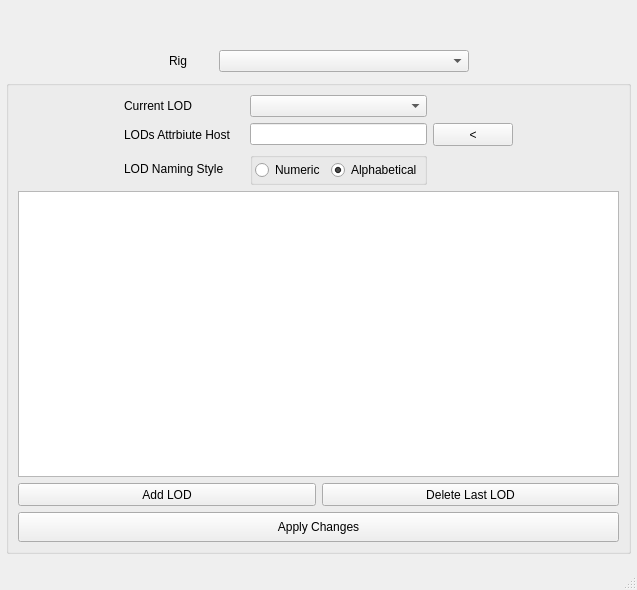
<?xml version="1.0" encoding="UTF-8"?>
<ui version="4.0">
 <class>MainWindow</class>
 <widget class="QMainWindow" name="MainWindow">
  <property name="geometry">
   <rect>
    <x>0</x>
    <y>0</y>
    <width>637</width>
    <height>590</height>
   </rect>
  </property>
  <property name="windowTitle">
   <string>Mansur-Rig: LODs-Tool</string>
  </property>
  <widget class="QWidget" name="centralwidget">
   <layout class="QVBoxLayout" name="verticalLayout">
    <property name="spacing">
     <number>0</number>
    </property>
    <property name="leftMargin">
     <number>0</number>
    </property>
    <property name="topMargin">
     <number>0</number>
    </property>
    <property name="rightMargin">
     <number>0</number>
    </property>
    <property name="bottomMargin">
     <number>0</number>
    </property>
    <item>
     <widget class="QWidget" name="header" native="true">
      <layout class="QHBoxLayout" name="horizontalLayout_4">
       <property name="leftMargin">
        <number>0</number>
       </property>
       <property name="topMargin">
        <number>0</number>
       </property>
       <property name="rightMargin">
        <number>0</number>
       </property>
       <property name="bottomMargin">
        <number>0</number>
       </property>
       <item>
        <layout class="QHBoxLayout" name="headerLayout"/>
       </item>
      </layout>
     </widget>
    </item>
    <item>
     <layout class="QVBoxLayout" name="verticalLayout_3">
      <property name="leftMargin">
       <number>6</number>
      </property>
      <property name="topMargin">
       <number>6</number>
      </property>
      <property name="rightMargin">
       <number>6</number>
      </property>
      <property name="bottomMargin">
       <number>6</number>
      </property>
      <item>
       <spacer name="verticalSpacer_5">
        <property name="orientation">
         <enum>Qt::Vertical</enum>
        </property>
        <property name="sizeType">
         <enum>QSizePolicy::Fixed</enum>
        </property>
        <property name="sizeHint" stdset="0">
         <size>
          <width>20</width>
          <height>8</height>
         </size>
        </property>
       </spacer>
      </item>
      <item>
       <layout class="QHBoxLayout" name="horizontalLayout_7">
        <item>
         <spacer name="horizontalSpacer_8">
          <property name="orientation">
           <enum>Qt::Horizontal</enum>
          </property>
          <property name="sizeHint" stdset="0">
           <size>
            <width>40</width>
            <height>20</height>
           </size>
          </property>
         </spacer>
        </item>
        <item>
         <widget class="QLabel" name="iconLbl">
          <property name="text">
           <string/>
          </property>
          <property name="alignment">
           <set>Qt::AlignRight|Qt::AlignTrailing|Qt::AlignVCenter</set>
          </property>
         </widget>
        </item>
        <item>
         <spacer name="horizontalSpacer_9">
          <property name="orientation">
           <enum>Qt::Horizontal</enum>
          </property>
          <property name="sizeHint" stdset="0">
           <size>
            <width>40</width>
            <height>20</height>
           </size>
          </property>
         </spacer>
        </item>
       </layout>
      </item>
      <item>
       <spacer name="verticalSpacer_6">
        <property name="orientation">
         <enum>Qt::Vertical</enum>
        </property>
        <property name="sizeType">
         <enum>QSizePolicy::Fixed</enum>
        </property>
        <property name="sizeHint" stdset="0">
         <size>
          <width>20</width>
          <height>16</height>
         </size>
        </property>
       </spacer>
      </item>
      <item>
       <layout class="QHBoxLayout" name="horizontalLayout">
        <item>
         <spacer name="horizontalSpacer_14">
          <property name="orientation">
           <enum>Qt::Horizontal</enum>
          </property>
          <property name="sizeHint" stdset="0">
           <size>
            <width>40</width>
            <height>20</height>
           </size>
          </property>
         </spacer>
        </item>
        <item>
         <widget class="QLabel" name="label_4">
          <property name="minimumSize">
           <size>
            <width>50</width>
            <height>0</height>
           </size>
          </property>
          <property name="maximumSize">
           <size>
            <width>50</width>
            <height>16777215</height>
           </size>
          </property>
          <property name="text">
           <string>Rig</string>
          </property>
         </widget>
        </item>
        <item>
         <widget class="QComboBox" name="rigName_cb">
          <property name="minimumSize">
           <size>
            <width>250</width>
            <height>0</height>
           </size>
          </property>
         </widget>
        </item>
        <item>
         <spacer name="horizontalSpacer_15">
          <property name="orientation">
           <enum>Qt::Horizontal</enum>
          </property>
          <property name="sizeHint" stdset="0">
           <size>
            <width>40</width>
            <height>20</height>
           </size>
          </property>
         </spacer>
        </item>
       </layout>
      </item>
      <item>
       <spacer name="verticalSpacer_12">
        <property name="orientation">
         <enum>Qt::Vertical</enum>
        </property>
        <property name="sizeType">
         <enum>QSizePolicy::Fixed</enum>
        </property>
        <property name="sizeHint" stdset="0">
         <size>
          <width>20</width>
          <height>8</height>
         </size>
        </property>
       </spacer>
      </item>
      <item>
       <widget class="QGroupBox" name="groupBox_2">
        <property name="title">
         <string/>
        </property>
        <layout class="QGridLayout" name="gridLayout">
         <item row="0" column="0" colspan="2">
          <layout class="QGridLayout" name="gridLayout_2">
           <item row="1" column="2">
            <widget class="QLineEdit" name="attrHost_le"/>
           </item>
           <item row="1" column="1">
            <widget class="QLabel" name="label_5">
             <property name="minimumSize">
              <size>
               <width>120</width>
               <height>0</height>
              </size>
             </property>
             <property name="maximumSize">
              <size>
               <width>90</width>
               <height>16777215</height>
              </size>
             </property>
             <property name="toolTip">
              <string>If a host isn't selected, the world control will become the host</string>
             </property>
             <property name="text">
              <string>LODs Attrbiute Host</string>
             </property>
            </widget>
           </item>
           <item row="3" column="1">
            <widget class="QLabel" name="label_7">
             <property name="minimumSize">
              <size>
               <width>120</width>
               <height>0</height>
              </size>
             </property>
             <property name="maximumSize">
              <size>
               <width>90</width>
               <height>16777215</height>
              </size>
             </property>
             <property name="toolTip">
              <string>If a host isn't selected, the world control will become the host</string>
             </property>
             <property name="text">
              <string>LOD Naming Style</string>
             </property>
            </widget>
           </item>
           <item row="1" column="4">
            <spacer name="horizontalSpacer_18">
             <property name="orientation">
              <enum>Qt::Horizontal</enum>
             </property>
             <property name="sizeHint" stdset="0">
              <size>
               <width>40</width>
               <height>20</height>
              </size>
             </property>
            </spacer>
           </item>
           <item row="3" column="2">
            <widget class="QGroupBox" name="groupBox">
             <property name="accessibleName">
              <string>transparent</string>
             </property>
             <property name="title">
              <string/>
             </property>
             <layout class="QHBoxLayout" name="horizontalLayout_2">
              <property name="leftMargin">
               <number>2</number>
              </property>
              <property name="topMargin">
               <number>2</number>
              </property>
              <property name="rightMargin">
               <number>2</number>
              </property>
              <property name="bottomMargin">
               <number>2</number>
              </property>
              <item>
               <widget class="QRadioButton" name="numeric_rb">
                <property name="text">
                 <string>Numeric</string>
                </property>
               </widget>
              </item>
              <item>
               <widget class="QRadioButton" name="alpha_rb">
                <property name="text">
                 <string>Alphabetical</string>
                </property>
                <property name="checked">
                 <bool>true</bool>
                </property>
               </widget>
              </item>
             </layout>
            </widget>
           </item>
           <item row="1" column="0">
            <spacer name="horizontalSpacer_16">
             <property name="orientation">
              <enum>Qt::Horizontal</enum>
             </property>
             <property name="sizeHint" stdset="0">
              <size>
               <width>40</width>
               <height>20</height>
              </size>
             </property>
            </spacer>
           </item>
           <item row="0" column="1">
            <widget class="QLabel" name="label_6">
             <property name="minimumSize">
              <size>
               <width>120</width>
               <height>0</height>
              </size>
             </property>
             <property name="maximumSize">
              <size>
               <width>90</width>
               <height>16777215</height>
              </size>
             </property>
             <property name="toolTip">
              <string>If a host isn't selected, the world control will become the host</string>
             </property>
             <property name="text">
              <string>Current LOD</string>
             </property>
            </widget>
           </item>
           <item row="0" column="2">
            <widget class="QComboBox" name="currentLod_cb">
             <property name="minimumSize">
              <size>
               <width>136</width>
               <height>0</height>
              </size>
             </property>
            </widget>
           </item>
           <item row="1" column="3">
            <widget class="QPushButton" name="attrHostAdd_btn">
             <property name="minimumSize">
              <size>
               <width>23</width>
               <height>23</height>
              </size>
             </property>
             <property name="text">
              <string>&lt;</string>
             </property>
             <property name="checkable">
              <bool>false</bool>
             </property>
             <property name="checked">
              <bool>false</bool>
             </property>
            </widget>
           </item>
          </layout>
         </item>
         <item row="2" column="0" colspan="2">
          <layout class="QHBoxLayout" name="horizontalLayout_3">
           <item>
            <widget class="QPushButton" name="addLOD_btn">
             <property name="minimumSize">
              <size>
               <width>0</width>
               <height>23</height>
              </size>
             </property>
             <property name="text">
              <string>Add LOD</string>
             </property>
             <property name="checkable">
              <bool>false</bool>
             </property>
             <property name="checked">
              <bool>false</bool>
             </property>
            </widget>
           </item>
           <item>
            <widget class="QPushButton" name="delLastLOD_btn">
             <property name="minimumSize">
              <size>
               <width>0</width>
               <height>23</height>
              </size>
             </property>
             <property name="text">
              <string>Delete Last LOD</string>
             </property>
             <property name="checkable">
              <bool>false</bool>
             </property>
             <property name="checked">
              <bool>false</bool>
             </property>
            </widget>
           </item>
          </layout>
         </item>
         <item row="4" column="0" colspan="2">
          <widget class="QPushButton" name="apply_btn">
           <property name="minimumSize">
            <size>
             <width>0</width>
             <height>30</height>
            </size>
           </property>
           <property name="accessibleName">
            <string>majorAction</string>
           </property>
           <property name="text">
            <string>Apply Changes</string>
           </property>
           <property name="checkable">
            <bool>false</bool>
           </property>
           <property name="checked">
            <bool>false</bool>
           </property>
          </widget>
         </item>
         <item row="1" column="0" colspan="2">
          <widget class="QTableWidget" name="lods_tw">
           <property name="dragDropMode">
            <enum>QAbstractItemView::InternalMove</enum>
           </property>
           <property name="selectionMode">
            <enum>QAbstractItemView::ExtendedSelection</enum>
           </property>
          </widget>
         </item>
        </layout>
       </widget>
      </item>
      <item>
       <spacer name="verticalSpacer_9">
        <property name="orientation">
         <enum>Qt::Vertical</enum>
        </property>
        <property name="sizeType">
         <enum>QSizePolicy::Fixed</enum>
        </property>
        <property name="sizeHint" stdset="0">
         <size>
          <width>20</width>
          <height>8</height>
         </size>
        </property>
       </spacer>
      </item>
     </layout>
    </item>
   </layout>
  </widget>
  <widget class="QMenuBar" name="menubar">
   <property name="geometry">
    <rect>
     <x>0</x>
     <y>0</y>
     <width>637</width>
     <height>21</height>
    </rect>
   </property>
  </widget>
  <widget class="QStatusBar" name="statusbar"/>
 </widget>
 <resources/>
 <connections/>
</ui>
